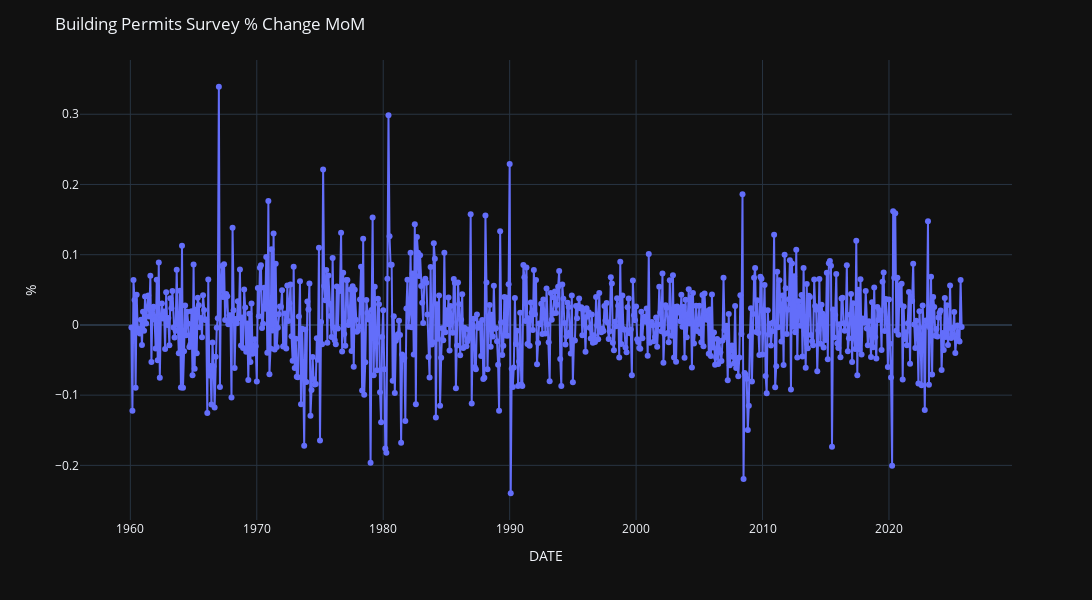

Notebook source saved alongside this figure:
### Markdown cell above
- **BPS pct change**

### Code cell
fig = px.line(
    BPS_df,
    x=BPS_df.index,
    y='^ %',
    markers=True
)

fig.update_layout(
    title=dict(text='Building Permits Survey % Change MoM'),
    width=1500,
    height=600,
    yaxis=dict(title='%'),
    hovermode="x unified",
    template="plotly_dark"
)

fig.show()

### Figure 1 — Plotly figure (JSON) as saved in the notebook; plotly's stock layout.template omitted (floating-point values rounded to 4 significant figures; data arrays with more than 128 entries replaced by an {"elided": "..."} marker saying what was removed)
{"data": [{"hovertemplate": "DATE=%{x}<br>^ %=%{y}<extra></extra>", "legendgroup": "", "line": {"color": "#636efa", "dash": "solid"}, "marker": {"symbol": "circle"}, "mode": "lines+markers", "name": "", "orientation": "v", "showlegend": false, "type": "scatter", "x": {"elided": "790 str values"}, "xaxis": "x", "y": {"elided": "790 float values"}, "yaxis": "y"}], "layout": {"height": 600, "hovermode": "x unified", "legend": {"tracegroupgap": 0}, "margin": {"t": 60}, "title": {"text": "Building Permits Survey % Change MoM"}, "width": 1500, "xaxis": {"anchor": "y", "domain": [0, 1], "title": {"text": "DATE"}}, "yaxis": {"anchor": "x", "domain": [0, 1], "title": {"text": "%"}}}}
